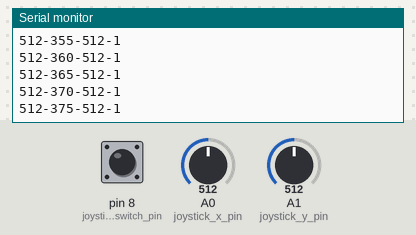
The sketch below on a simulated Arduino Uno, built with avr-gcc and run on an emulated ATmega328P. Shown: the last lines printed to the serial monitor. Inputs (shaded band) come from the test bench; at power-on: A0 (joystick_x_pin) = 512, A1 (joystick_y_pin) = 512, pin 8 (joystick_switch_pin) HIGH. No radio packets arrive unless stated.

Above: at 1.2 s.
1.3 s: A0 (joystick_x_pin) set to 716
At 1.9 s:
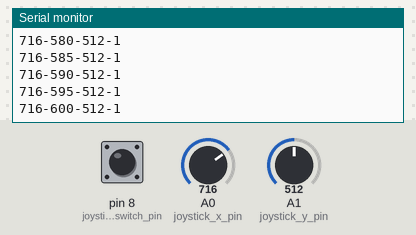
2.8 s: A1 (joystick_y_pin) set to 716
At 3.9 s:
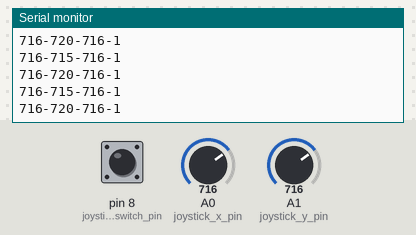
4.3 s: pin 8 (joystick_switch_pin) pulled LOW for 0.15 s
5.9 s: A0 (joystick_x_pin) set to 900
At 6.8 s:
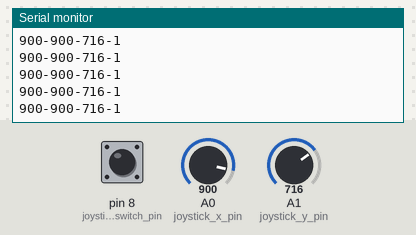
7.4 s: pin 8 (joystick_switch_pin) pulled LOW for 1 s
At 8.4 s:
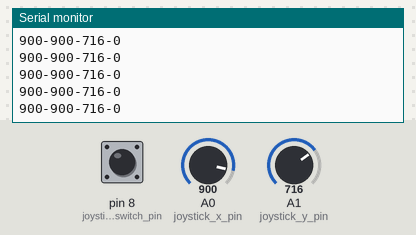
9.9 s: A1 (joystick_y_pin) set to 900
At 11.0 s:
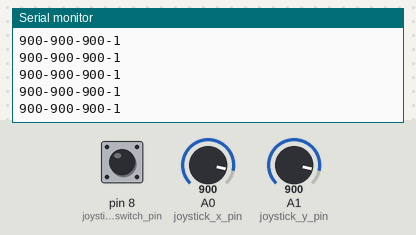
Timing chart, 0 to 12.4 s (numbered marks = the images above; inputs shaded):
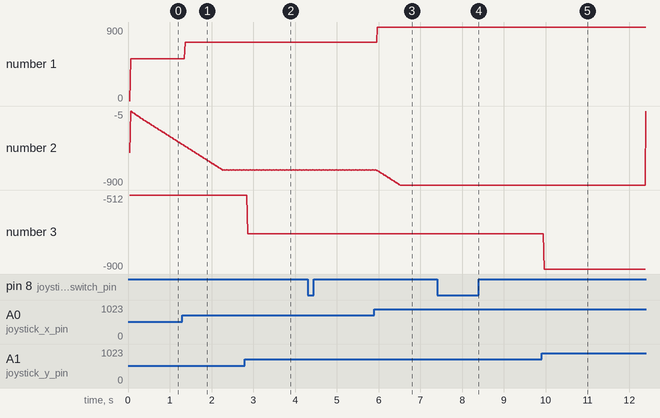

Measured:
- after the input at 5.9 s, the serial monitor: prints a new line after 0.07 s (image 3)
- after the input at 7.4 s, the serial monitor: prints a new line after 0.07 s (image 4)
- after the input at 9.9 s, the serial monitor: prints a new line after 0.06 s (image 5)
- plotted number 1: 716 → 900 after the input at 5.9 s
- plotted number 2: -720 → -900 after the input at 5.9 s

The sketch:

GroundControl.ino
```cpp
#include <SPI.h>
#include <RF24.h>
#include <nRF24L01.h>

const int csn_pin = 9;
const int ce_pin = 10;
const int joystick_x_pin = A0;
int joystick_x_val = 0;
const int joystick_y_pin = A1;
int joystick_y_val = 0;
const int joystick_switch_pin = 8;
int joystick_switch_val = 0;
int dataArray[3];
int joystick_x_old_val = 0;

// SCK = 13
// MOSI = 11
// MISO = 12

RF24 radio(ce_pin,csn_pin);
const byte address[][6] = {"frdv4","ed32w"};

void setup() {
  Serial.begin(9600);
  pinMode(joystick_switch_pin, INPUT);
  digitalWrite(joystick_switch_pin, HIGH);
  dataArray[0] = dataArray[1] = dataArray[2] = 0;
  radioSetup();
  Serial.println("Setup complete.");
}

void radioSetup(){
  radio.begin();
  radio.openWritingPipe(address[0]);
  radio.setPALevel(RF24_PA_MAX);
  radio.stopListening();
  Serial.println("Radio setup complete.");
}

void loop() {
  if(dataArray[0] > 0){
    joystick_x_val = analogRead(joystick_x_pin);
    if(joystick_x_val > joystick_x_old_val){
      joystick_x_old_val += 5;
    }else if(joystick_x_val < joystick_x_old_val){
      joystick_x_old_val -= 5;
    }
    dataArray[0] = joystick_x_old_val;
  }else{
    dataArray[0] = analogRead(joystick_x_pin);
    joystick_x_old_val = 0;
  }
  dataArray[1] = analogRead(joystick_y_pin);
  dataArray[2] = digitalRead(joystick_switch_pin);
  transmitFlightParams();
  receiveVoltage();
}

void transmitFlightParams(){
  Serial.println(String(joystick_x_val) + "-" + String(dataArray[0]) + "-" + String(dataArray[1]) + "-" + String(dataArray[2]));
  radio.write(&dataArray, sizeof(dataArray));
  delay(5);
}

void receiveVoltage(){

}
```
